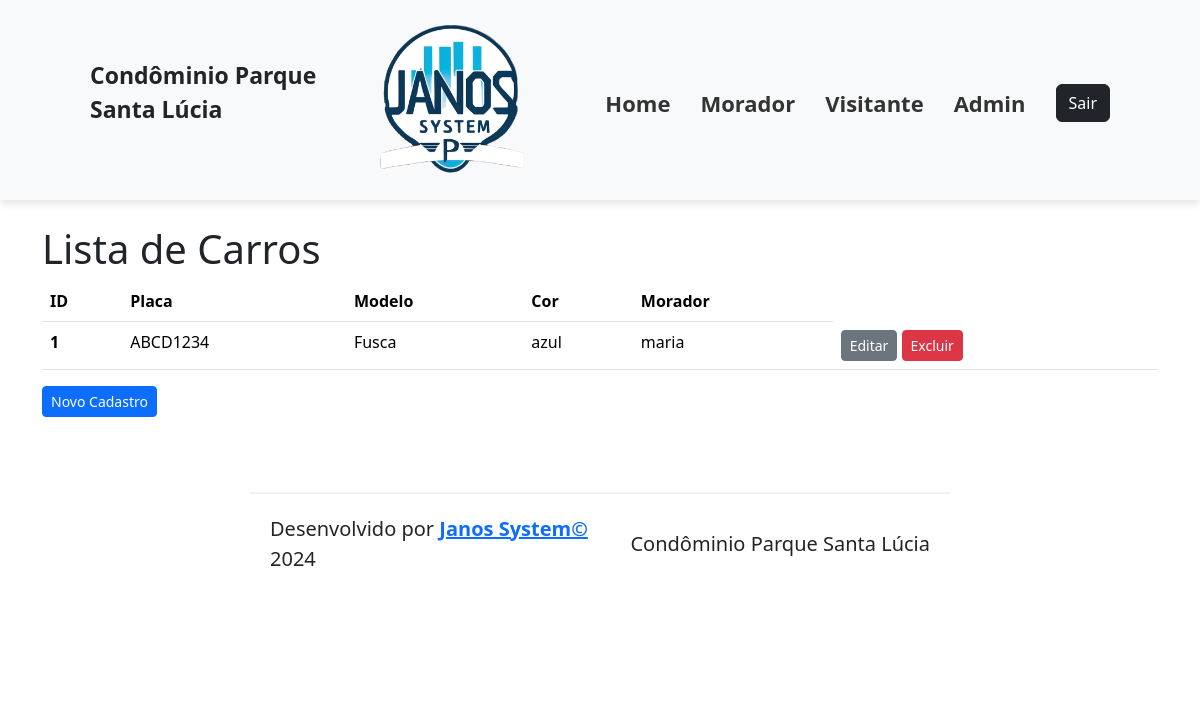
Page /carros-lista/ on the committed database.
### cadastros/models.py (models this page shows, shortened)
class Carro(models.Model):
    modelo = models.CharField(verbose_name="Modelo", max_length=10, null=False, blank=False)
    placa = models.CharField(verbose_name="Placa", max_length=8, null=False, blank=False)
    cor = models.CharField(verbose_name="Cor", max_length=10, null=False, blank=False)
    morador = models.ForeignKey(Morador, on_delete=models.CASCADE, default="1")

class Morador(models.Model):
    apartamento = models.ForeignKey(Apartamento, on_delete=models.CASCADE)
    nome = models.CharField(verbose_name="Nome", max_length=50, null=False, blank=False)
    dt_nasto = models.DateField(verbose_name="Data de Nascimento", null=False, blank=False)
    doc_rg = models.CharField(verbose_name="RG", max_length=9, null=False, blank=False)
    doc_cpf = models.CharField(verbose_name="CPF", max_length=11, null=False, blank=False)
    def __str__(self):
        return f"{self.nome}"

### cadastros/views.py (the view)
# urls.py: path("carros-lista/", CarroListView.as_view(), name="carros_lista"),
class CarroListView(ListView):
    model = Carro

### cadastros/Templates/cadastros/carro_list.html (shortened to what this page needs)
{% extends 'base.html' %}
{% load static %}
{% block content %}
    <h1> Lista de Carros </h1>
    {% if carro_list %}
        <table class="table">
          <thead>
            <tr>
              <th scope="col">ID</th>
              <th scope="col">Placa</th>
              <th scope="col">Modelo</th>
              <th scope="col">Cor</th>
              <th scope="col">Morador</th>
            </tr>
          </thead>
          <tbody>
            {% for carro in carro_list %}
                <tr>
                    <th scope="row">{{ carro.pk }}</th>
                    <td>{{carro.placa}}</td>
                    <td>{{carro.modelo}}</td>
                    <td>{{carro.cor}}</td>
                    <td>{{carro.morador}}</td>
                    <td>
                        <a href="{% url 'carros_edicao' pk=carro.pk %}"
                           class="btn btn-secondary btn-sm ">Editar</a>
                        <a href="{% url 'carros_exclusao' pk=carro.pk %}" class="btn btn-danger btn-sm">Excluir</a>
                    </td>
                </tr>
            {% endfor %}
          </tbody>
        </table>
    {% else %}
        <p>Não há carros cadastrados</p>
    {% endif %}
    <a href="{% url 'carros_cadastro' %} " class="btn btn-primary btn-sm">Novo Cadastro</a>
{% endblock content %}

### rows in the picture
Carro: pk "1", placa "ABCD1234", modelo "Fusca", cor "azul", morador "maria"
